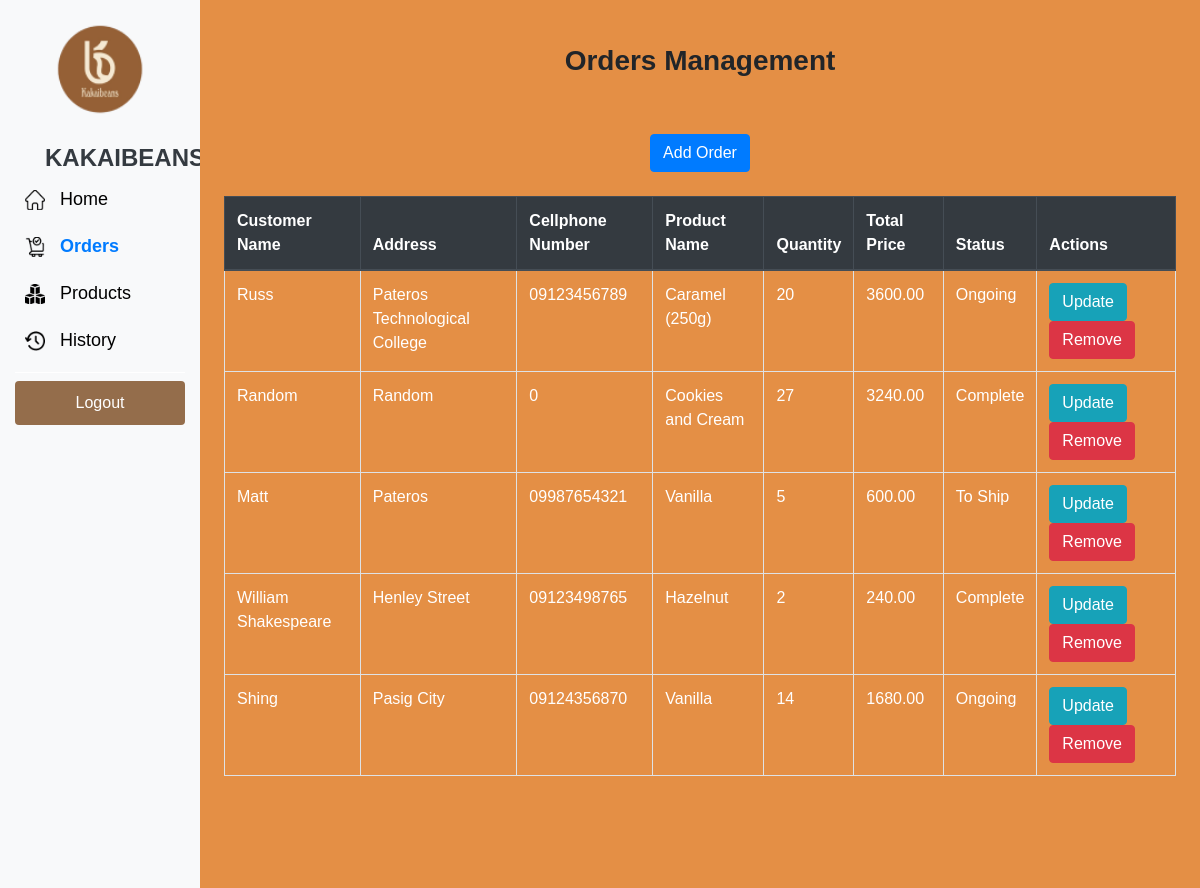
/orders.php (signed in), run on the app's committed database.
### tables this page shows
CREATE TABLE `orders` (
  `id` int(11) NOT NULL,
  `customer_name` varchar(255) NOT NULL,
  `address` varchar(500) NOT NULL,
  `cellphone_number` varchar(20) NOT NULL,
  `product_name` varchar(255) NOT NULL,
  `quantity` int(11) NOT NULL,
  `total_price` decimal(10,2) NOT NULL,
  `status` varchar(20) NOT NULL
);

### orders.php (the view, shortened to what this page needs)
<?php
include("connect.php");
$select_query = "SELECT * FROM orders";
$select_result = mysqli_query($conn, $select_query);
?>
<!DOCTYPE html>
<html lang="en">
<head>
    <link rel="stylesheet" href="css/bootstrap.min.css">
    <link rel="stylesheet" href="css/homeStyle.css">
    <link rel="stylesheet" href="css/font.css">
    <link rel="stylesheet" href="css/docs.css">
</head>
<body style="background-color: #E48F45;">
<div class="container-fluid">
        <div class="row">
            <nav id="sidebar" class="col-md-3 col-lg-2 d-md-block bg-light sidebar collapse">
                <div class="sidebar-sticky">
                    <div class="company-logo-container">
                        <img src="assets/logo.png" alt="KAKAIBEANS Logo" class="company-logo">
                        <b class="company-name">KAKAIBEANS</b>
                    </div>
                    <ul class="nav flex-column">
                        <li class="nav-item">
                            <a class="nav-link" href="home.php">
                            <img src="assets/home.png" alt="Home Icon" width="20" height="20" style="margin-right: 10px;">
                                Home
                            </a>
                        </li>
                        <li class="nav-item">
                            <a class="nav-link active" href="orders.php">
                            <img src="assets/order.png" alt="Orders Icon" width="20" height="20" style="margin-right: 10px;">
                                Orders
                            </a>
                        </li>
                        <li class="nav-item">
                            <a class="nav-link" href="product1.php">
                            <img src="assets/product.png" alt="Product Icon" width="20" height="20" style="margin-right: 10px;">
                                Products
                            </a>
                        </li>
                        <li class="nav-item">
                            <a class="nav-link" href="history.php">
                            <img src="assets/history.png" alt="Product Icon" width="20" height="20" style="margin-right: 10px;">
                                History
                            </a>
                        </li>
                    </ul>
                    <hr class="dropdown-divider">
                    <ul class="nav flex-column mt-auto">
                    <form method="post">
                      <button type="submit" name="logout" style="background-color:#946d4b;">Logout</button>
                    </form>
                    </ul>
                </div>
            </nav>
            <main role="main" class="col-md-9 ml-sm-auto col-lg-10 px-4">
                <center>
                    <br>
                    <h3 class="black"><strong>Orders Management</strong> </h3>
                    <br><br>
                    <div class="text-center">
                    <a class="btn btn-primary" href="add_orders.php" role="button">Add Order</a>
                    </div>
                    <br>
                </center>
                <table class="table table-bordered">
                    <thead class="thead-dark">
                        <tr>
                            <th scope="col">Customer Name</th>
                            <th scope="col">Address</th>
                            <th scope="col">Cellphone Number</th>
                            <th scope="col">Product Name</th>
                            <th scope="col">Quantity</th>
                            <th scope="col">Total Price</th>
                            <th scope="col">Status</th>
                            <th scope="col">Actions</th>
                        </tr>
                    </thead>
                    <tbody>
                        <?php
                        if (mysqli_num_rows($select_result) > 0) {
                            while ($row = mysqli_fetch_assoc($select_result)) {
                                ?>
                                <tr>
                                    <td class="single-line" style="color:white;"><?php echo $row['customer_name']; ?></td>
                                    <td class="single-line" style="color:white;"><?php echo $row['address']; ?></td>
                                    <td class="single-line" style="color:white;"><?php echo $row['cellphone_number']; ?></td>
                                    <td class="single-line" style="color:white;"><?php echo getProductNames($row['product_name']); ?></td>
                                    <td class="single-line" style="color:white;"><?php echo $row['quantity']; ?></td>
                                    <td class="single-line" style="color:white;"><?php echo $row['total_price']; ?></td>
                                    <td class="single-line" style="color:white;"><?php echo $row['status']; ?></td>
                                    <td>
                                    <a class="btn btn-info" href="editorder.php?edit_id=<?php echo $row['id']; ?>" title="click for edit" onclick="return confirm('Are you sure to update this order?')">
                                        <span class='glyphicon glyphicon-pencil'></span> Update
                                    </a>
                                    <a class="btn btn-danger" href="?delete_id=<?php echo $row['id']; ?>" title="click for delete" onclick="return confirm('Are you sure to remove this order?')">
                                        <span class='glyphicon glyphicon-trash'></span> Remove
                                    </a>
                                </td>
                                </tr>
                                <?php
    }
    echo "</tbody>";
    echo "</table>";
    echo "</div>";
    echo "<br />";
    echo '<div class="alert">
    </div>';
    echo "</div>";
}
?>
    <?php
    function getProductNames($productNames) {
        $productNamesArray = explode(",", $productNames);
        $productNamesResult = [];
        foreach ($productNamesArray as $productName) {
            $productNamesResult[] = $productName;
        }
        return implode(", ", $productNamesResult);
    }
    ?>
</body>
</html>

### css/homeStyle.css (style rules this page uses)
body { font-family: 'Century Gothic'; margin: 0; padding: 0; background-color: #E48F45; display: flex; }
.alert { border-radius: 5px; padding: 15px; margin-bottom: 20px; text-align: center; }
#sidebar { position: fixed; top: 0; left: 0; height: 100%; width: 240px; z-index: 1000; overflow-x: hidden; transition: width 0.3s ease; }
#sidebar { background-color: #343a40; color: #ffffff; }
#sidebar a { padding: 10px; text-decoration: none; font-size: 18px; color: #000000; transition: color 0.3s ease; }
#sidebar .nav-link.active { font-weight: bold; color: #007bff; }
#sidebar hr { border-top: 1px solid #ffffff; }
main { margin-left: 240px; padding: 20px; }
.company-logo { border-radius: 50%; width: 100px; height: 100px; display: block; margin: 20px auto; }
.company-name { text-align: center; color: #343a40; font-size: 24px; margin-bottom: 20px; margin-left: 30px; }
* { box-sizing: border-box; }
body { font-family: Arial, sans-serif; background-color: #f4f4f4; margin: 0; padding: 0; }
button { background-color: #4caf50; color: white; padding: 10px 15px; border: none; border-radius: 4px; cursor: pointer; width: 100%; }

### css/docs.css (style rules this page uses)
:root { --bs-breakpoint-xs: 0;--bs-breakpoint-sm: 576px;--bs-breakpoint-md: 768px;--bs-breakpoint-lg: 992px;--bs-breakpoint-xl: 1200px;--bs-breakpoint-xxl: 1400px }
:root,[data-bs-theme="light"] { --bd-purple: #4c0bce;--bd-violet: #712cf9;--bd-accent: #ffe484;--bd-violet-rgb: 112.520718,44.062154,249.437846;--bd-accent-rgb: 255,228,132;--bd-pink-rgb: 214,51,132;--bd-teal-rgb: 32,201,151;--bd-violet-bg: var(--bd-violet);--bd-toc-color: var(--bd-violet);--bd-sidebar-link-bg: rgba(var(--bd-violet-rgb), .1);--bd-callout-link: 10,88,202;--bd-callout-code-color: #ab296a;--bd-pre-bg: var(--bs-tertiary-bg) }
:root { --docsearch-primary-color: var(--bd-violet);--docsearch-logo-color: var(--bd-violet) }
main a,main button,main input,main select,main textarea,main h2,main h3,main h4,main [tabindex="0"] { scroll-margin-top:80px;scroll-margin-bottom:100px }
:root,[data-bs-theme="light"] { --base02: #c8c8fa;--base03: #565c64;--base04: #666;--base05: #333;--base06: #fff;--base07: #13795b;--base08: #c6303e;--base09: #087990;--base0A: #6f42c1;--base0B: #084298;--base0C: #084298;--base0D: #6f42c1;--base0E: #ab296a;--base0F: #333 }

### data on the page
orders: customer_name "Russ", address "Pateros Technological College", cellphone_number "09123456789", product_name "Caramel (250g)", quantity "20", total_price "3600.00", status "Ongoing"
orders: customer_name "Random", address "Random", cellphone_number "0", product_name "Cookies and Cream", quantity "27", total_price "3240.00", status "Complete"
orders: customer_name "Matt", address "Pateros", cellphone_number "09987654321", product_name "Vanilla", quantity "5", total_price "600.00", status "To Ship"
orders: customer_name "William Shakespeare", address "Henley Street", cellphone_number "09123498765", product_name "Hazelnut", quantity "2", total_price "240.00", status "Complete"
orders: customer_name "Shing", address "Pasig City", cellphone_number "09124356870", product_name "Vanilla", quantity "14", total_price "1680.00", status "Ongoing"
